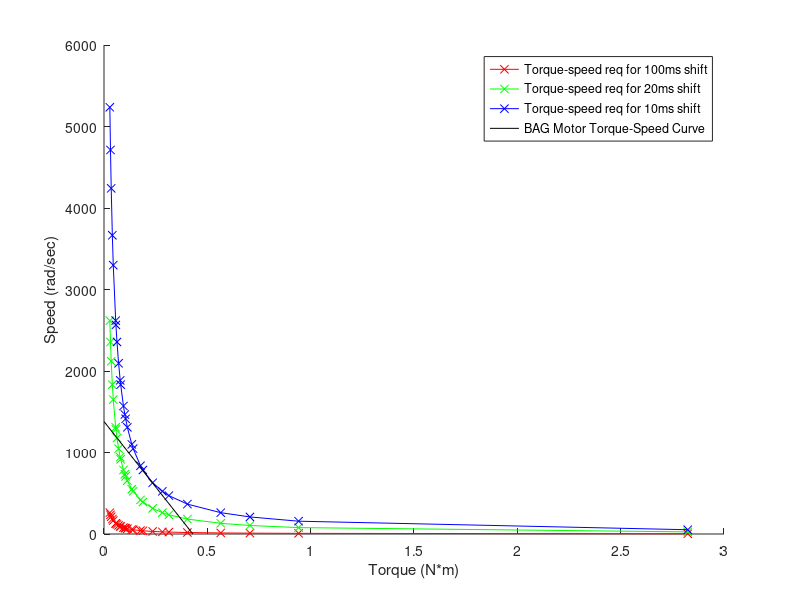
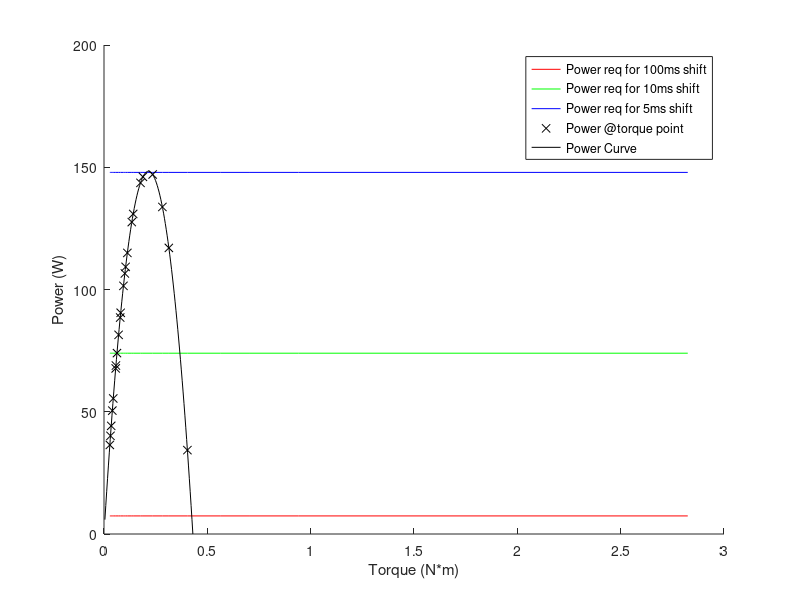
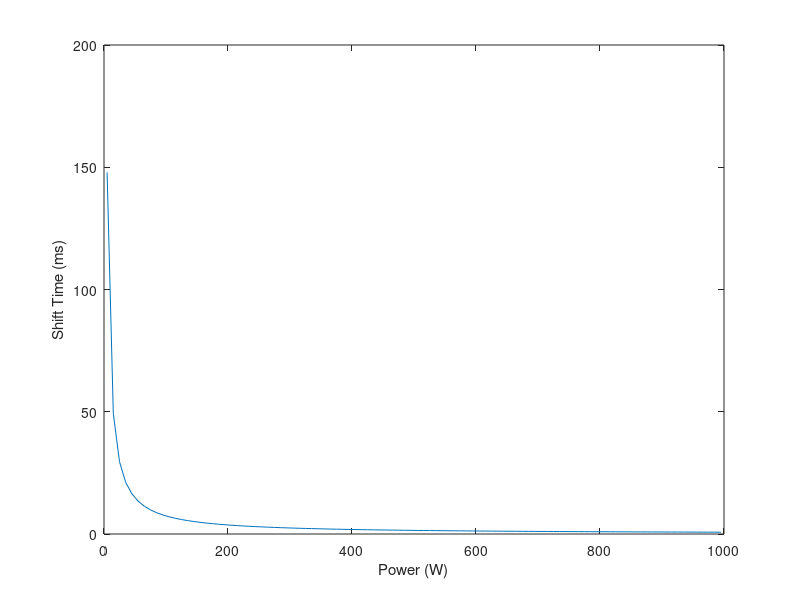

MATLAB code to generate these figures, in order:
close all
clear
clc

% % neo brushless
% neo_free_speed = 5676;
% neo_stall_torque = 3.75;
% neo_y = [0, neo_free_speed*pi/30];
% neo_x = [neo_stall_torque, 0];

% % neverest brushed
% neverest_free_speed = 6600;
% neverest_stall_torque = .06;
% neverest_y = [0, neverest_free_speed*pi/30];
% neverest_x = [neverest_stall_torque, 0];

% BAG motor
no_load_rpm = 13180;
stall_torque = .43;

% motor curve
y = [0, no_load_rpm*pi/30];
x = [stall_torque, 0];

% initialize vector
a = (1 : 100) * stall_torque / 100;
% c = (1 : 100) * neo_stall_torque / 100;
% e = (1 : 100) * neverest_stall_torque / 100;

% torque speed requirements
o_x = 02.8246; % max torque
%o_x = 08.6150; % for eclutch

shift_dist = 15 * 2 * pi / 360;     % in rad
o_y1 = shift_dist / .1;             % average speed to shift in 100ms
o_y2 = shift_dist / .01;            % average speed to shift in 20ms
o_y3 = shift_dist / .005;           % average speed to shift in 10ms

% versaplanetary gearbox gearings
scale_vector = [100, 90, 81, 70, 63, 50, 49, 45, 40, 36, 35, 30, 28, 27, 25, 21, 20, 16, 15, 12, 10, 9, 7, 5, 4, 3, 1];
%scale_vector = [100, 90, 81, 70, 63, 50, 49, 45, 40, 36, 35, 30, 28, 27, 25, 21, 20, 16, 15, 12, 10, 9, 7];

% torque speed requirements at motor
dot_x = o_x ./ scale_vector;
dot_y1 = o_y1 .* scale_vector;
dot_y2 = o_y2 .* scale_vector;
dot_y3 = o_y3 .* scale_vector;

amps = dot_x * 132.5;

% actual speed @torque
speed_actual1 = interp1(x, y, dot_x);
b = interp1(x, y, a);
% d = interp1(neo_x, neo_y, c);
% f = interp1(neverest_x, neverest_y, e);

% motor power @torque
motor_pow_func = a .* b;
% neo_pow_func = c .* d;
% neverest_pow_func = e .* f;
motor_power = speed_actual1 .* dot_x;
pow_y1 = dot_x .* dot_y1;
pow_y2 = dot_x .* dot_y2;
pow_y3 = dot_x .* dot_y3;

for i = 1 : length(scale_vector)
    fprintf("%3d:1 ratio, %f A, %f W\n", scale_vector(i), amps(i), motor_power(i))
end

% motor torque speed requirements and curve
figure(1)
hold on
plot(dot_x, dot_y1, 'rx-')
plot(dot_x, dot_y2, 'gx-')
plot(dot_x, dot_y3, 'bx-')
plot(x, y, 'k')
% plot(neo_x, neo_y, 'c')
% plot(neverest_x, neverest_y, 'm')

xlabel("Torque (N*m)");
ylabel("Speed (rad/sec)");
% legend({'Torque-speed req for 100ms shift', 'Torque-speed req for 20ms shift', 'Torque-speed req for 10ms shift', 'BAG Motor Torque-Speed Curve', 'Neo Brushless Torque-Speed Curve', 'Neverest Brushed Torque-Speed Curve'}, 'Location', 'northeast')
legend({'Torque-speed req for 100ms shift', 'Torque-speed req for 20ms shift', 'Torque-speed req for 10ms shift', 'BAG Motor Torque-Speed Curve'}, 'Location', 'northeast')

% motor power requirements and curve
figure(2)
hold on
plot(dot_x, pow_y1, 'r-')
plot(dot_x, pow_y2, 'g-')
plot(dot_x, pow_y3, 'b-')
plot(dot_x, motor_power, 'kx')
plot(a, motor_pow_func, 'k-')
% plot(c, neo_pow_func, 'c')
% plot(e, neverest_pow_func, 'm')

xlabel("Torque (N*m)")
ylabel("Power (W)");
legend({'Power req for 100ms shift', 'Power req for 10ms shift', 'Power req for 5ms shift', 'Power @torque point', 'Power Curve'}, 'Location', 'northeast')

figure(3)
%times = [100, 90, 80, 70, 60, 50, 40, 30, 20, 10, 9, 8, 7, 6, 5, 4, 3, 2, 1];
%power_req = shift_dist * o_x * 1000 ./ times;

power_req = 5 : 10 : 1000;
times = shift_dist * o_x * 1000 ./ power_req;
plot(power_req, times)
ylabel("Shift Time (ms)")
xlabel("Power (W)")